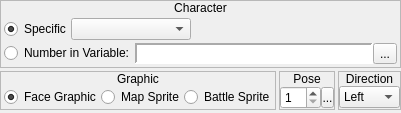
        <widget class="QWidget" name="wCharacter">
         <layout class="QVBoxLayout" name="verticalLayout_25">
          <property name="spacing">
           <number>3</number>
          </property>
          <property name="margin">
           <number>0</number>
          </property>
          <item>
           <widget class="QFrame" name="frame_12">
            <property name="frameShape">
             <enum>QFrame::StyledPanel</enum>
            </property>
            <property name="frameShadow">
             <enum>QFrame::Raised</enum>
            </property>
            <layout class="QVBoxLayout" name="verticalLayout_2">
             <property name="spacing">
              <number>0</number>
             </property>
             <property name="margin">
              <number>0</number>
             </property>
             <item>
              <widget class="QLabel" name="label_2">
               <property name="sizePolicy">
                <sizepolicy hsizetype="Preferred" vsizetype="Fixed">
                 <horstretch>0</horstretch>
                 <verstretch>0</verstretch>
                </sizepolicy>
               </property>
               <property name="text">
                <string>Character</string>
               </property>
               <property name="alignment">
                <set>Qt::AlignCenter</set>
               </property>
              </widget>
             </item>
             <item>
              <widget class="QWidget" name="widget_4" native="true">
               <layout class="QVBoxLayout" name="verticalLayout_9">
                <property name="spacing">
                 <number>3</number>
                </property>
                <property name="margin">
                 <number>3</number>
                </property>
                <item>
                 <widget class="QWidget" name="widget_33" native="true">
                  <layout class="QHBoxLayout" name="horizontalLayout_2">
                   <property name="spacing">
                    <number>0</number>
                   </property>
                   <property name="margin">
                    <number>0</number>
                   </property>
                   <item>
                    <widget class="QRadioButton" name="rbCharacter_Specific">
                     <property name="sizePolicy">
                      <sizepolicy hsizetype="Fixed" vsizetype="Fixed">
                       <horstretch>0</horstretch>
                       <verstretch>0</verstretch>
                      </sizepolicy>
                     </property>
                     <property name="text">
                      <string>Specific</string>
                     </property>
                     <property name="checked">
                      <bool>true</bool>
                     </property>
                    </widget>
                   </item>
                   <item>
                    <widget class="QComboBox" name="cboxCharacter">
                     <property name="minimumSize">
                      <size>
                       <width>120</width>
                       <height>0</height>
                      </size>
                     </property>
                     <property name="maximumSize">
                      <size>
                       <width>120</width>
                       <height>16777215</height>
                      </size>
                     </property>
                    </widget>
                   </item>
                   <item>
                    <spacer name="horizontalSpacer_2">
                     <property name="orientation">
                      <enum>Qt::Horizontal</enum>
                     </property>
                     <property name="sizeHint" stdset="0">
                      <size>
                       <width>40</width>
                       <height>20</height>
                      </size>
                     </property>
                    </spacer>
                   </item>
                  </layout>
                 </widget>
                </item>
                <item>
                 <widget class="QWidget" name="widget_36" native="true">
                  <layout class="QHBoxLayout" name="horizontalLayout_9">
                   <property name="spacing">
                    <number>0</number>
                   </property>
                   <property name="margin">
                    <number>0</number>
                   </property>
                   <item>
                    <widget class="QRadioButton" name="rbCharacter_Variable">
                     <property name="sizePolicy">
                      <sizepolicy hsizetype="Fixed" vsizetype="Fixed">
                       <horstretch>0</horstretch>
                       <verstretch>0</verstretch>
                      </sizepolicy>
                     </property>
                     <property name="text">
                      <string>Number in Variable:</string>
                     </property>
                    </widget>
                   </item>
                   <item>
                    <widget class="QWidget" name="wCharacter_Variable" native="true">
                     <layout class="QHBoxLayout" name="horizontalLayout_12">
                      <property name="spacing">
                       <number>0</number>
                      </property>
                      <property name="margin">
                       <number>0</number>
                      </property>
                      <item>
                       <widget class="QLabel" name="lblCharacter_Variable">
                        <property name="sizePolicy">
                         <sizepolicy hsizetype="Preferred" vsizetype="Preferred">
                          <horstretch>0</horstretch>
                          <verstretch>0</verstretch>
                         </sizepolicy>
                        </property>
                        <property name="minimumSize">
                         <size>
                          <width>150</width>
                          <height>0</height>
                         </size>
                        </property>
                        <property name="font">
                         <font>
                          <family>Monospace</family>
                         </font>
                        </property>
                        <property name="styleSheet">
                         <string notr="true">background-color: palette(base);</string>
                        </property>
                        <property name="frameShape">
                         <enum>QFrame::Panel</enum>
                        </property>
                        <property name="frameShadow">
                         <enum>QFrame::Sunken</enum>
                        </property>
                        <property name="lineWidth">
                         <number>2</number>
                        </property>
                        <property name="text">
                         <string/>
                        </property>
                       </widget>
                      </item>
                      <item>
                       <widget class="QToolButton" name="bCharacter_BrowseVariables">
                        <property name="text">
                         <string>...</string>
                        </property>
                        <property name="icon">
                         <iconset resource="gui_icons.qrc">
                          <normaloff>:/icons/fileopen.png</normaloff>:/icons/fileopen.png</iconset>
                        </property>
                       </widget>
                      </item>
                     </layout>
                    </widget>
                   </item>
                  </layout>
                 </widget>
                </item>
               </layout>
              </widget>
             </item>
            </layout>
           </widget>
          </item>
          <item>
           <widget class="QWidget" name="widget_20" native="true">
            <layout class="QHBoxLayout" name="horizontalLayout_18">
             <property name="spacing">
              <number>3</number>
             </property>
             <property name="margin">
              <number>0</number>
             </property>
             <item>
              <widget class="QFrame" name="frame_22">
               <property name="frameShape">
                <enum>QFrame::StyledPanel</enum>
               </property>
               <property name="frameShadow">
                <enum>QFrame::Raised</enum>
               </property>
               <layout class="QVBoxLayout" name="verticalLayout_34">
                <property name="spacing">
                 <number>0</number>
                </property>
                <property name="margin">
                 <number>0</number>
                </property>
                <item>
                 <widget class="QLabel" name="label_22">
                  <property name="sizePolicy">
                   <sizepolicy hsizetype="Preferred" vsizetype="Fixed">
                    <horstretch>0</horstretch>
                    <verstretch>0</verstretch>
                   </sizepolicy>
                  </property>
                  <property name="text">
                   <string>Graphic</string>
                  </property>
                  <property name="alignment">
                   <set>Qt::AlignCenter</set>
                  </property>
                 </widget>
                </item>
                <item>
                 <widget class="QWidget" name="widget_29" native="true">
                  <layout class="QHBoxLayout" name="horizontalLayout_44">
                   <property name="spacing">
                    <number>0</number>
                   </property>
                   <property name="leftMargin">
                    <number>3</number>
                   </property>
                   <property name="topMargin">
                    <number>0</number>
                   </property>
                   <property name="rightMargin">
                    <number>0</number>
                   </property>
                   <property name="bottomMargin">
                    <number>0</number>
                   </property>
                   <item>
                    <widget class="QRadioButton" name="rbCharacter_FaceGraphic">
                     <property name="sizePolicy">
                      <sizepolicy hsizetype="Fixed" vsizetype="Fixed">
                       <horstretch>0</horstretch>
                       <verstretch>0</verstretch>
                      </sizepolicy>
                     </property>
                     <property name="text">
                      <string>Face Graphic</string>
                     </property>
                     <property name="checked">
                      <bool>true</bool>
                     </property>
                    </widget>
                   </item>
                   <item>
                    <widget class="QRadioButton" name="rbCharacter_MapSprite">
                     <property name="sizePolicy">
                      <sizepolicy hsizetype="Fixed" vsizetype="Fixed">
                       <horstretch>0</horstretch>
                       <verstretch>0</verstretch>
                      </sizepolicy>
                     </property>
                     <property name="text">
                      <string>Map Sprite</string>
                     </property>
                    </widget>
                   </item>
                   <item>
                    <widget class="QRadioButton" name="rbCharacter_BattleSprite">
                     <property name="sizePolicy">
                      <sizepolicy hsizetype="Fixed" vsizetype="Fixed">
                       <horstretch>0</horstretch>
                       <verstretch>0</verstretch>
                      </sizepolicy>
                     </property>
                     <property name="text">
                      <string>Battle Sprite</string>
                     </property>
                    </widget>
                   </item>
                  </layout>
                 </widget>
                </item>
               </layout>
              </widget>
             </item>
             <item>
              <widget class="QFrame" name="frmCharacterPose">
               <property name="sizePolicy">
                <sizepolicy hsizetype="Fixed" vsizetype="Preferred">
                 <horstretch>0</horstretch>
                 <verstretch>0</verstretch>
                </sizepolicy>
               </property>
               <property name="frameShape">
                <enum>QFrame::StyledPanel</enum>
               </property>
               <property name="frameShadow">
                <enum>QFrame::Raised</enum>
               </property>
               <layout class="QVBoxLayout" name="verticalLayout_13">
                <property name="spacing">
                 <number>0</number>
                </property>
                <property name="margin">
                 <number>0</number>
                </property>
                <item>
                 <widget class="QLabel" name="label_9">
                  <property name="sizePolicy">
                   <sizepolicy hsizetype="Preferred" vsizetype="Fixed">
                    <horstretch>0</horstretch>
                    <verstretch>0</verstretch>
                   </sizepolicy>
                  </property>
                  <property name="text">
                   <string>Pose</string>
                  </property>
                  <property name="alignment">
                   <set>Qt::AlignCenter</set>
                  </property>
                 </widget>
                </item>
                <item>
                 <widget class="QWidget" name="widget_23" native="true">
                  <layout class="QHBoxLayout" name="horizontalLayout_20">
                   <property name="spacing">
                    <number>0</number>
                   </property>
                   <property name="margin">
                    <number>0</number>
                   </property>
                   <item>
                    <widget class="QSpinBox" name="sbCharacterPose">
                     <property name="accelerated">
                      <bool>true</bool>
                     </property>
                     <property name="minimum">
                      <number>1</number>
                     </property>
                     <property name="maximum">
                      <number>32</number>
                     </property>
                    </widget>
                   </item>
                   <item>
                    <widget class="SpinBoxSideButton" name="bCharacterPoseSideButton">
                     <property name="minimumSize">
                      <size>
                       <width>13</width>
                       <height>21</height>
                      </size>
                     </property>
                     <property name="maximumSize">
                      <size>
                       <width>13</width>
                       <height>21</height>
                      </size>
                     </property>
                     <property name="text">
                      <string>...</string>
                     </property>
                     <property name="icon">
                      <iconset resource="gui_icons.qrc">
                       <normaloff>:/icons/spinBoxSideButton.png</normaloff>:/icons/spinBoxSideButton.png</iconset>
                     </property>
                     <property name="iconSize">
                      <size>
                       <width>8</width>
                       <height>16</height>
                      </size>
                     </property>
                    </widget>
                   </item>
                  </layout>
                 </widget>
                </item>
               </layout>
              </widget>
             </item>
             <item>
              <widget class="QFrame" name="frmCharacterDirection">
               <property name="sizePolicy">
                <sizepolicy hsizetype="Fixed" vsizetype="Preferred">
                 <horstretch>0</horstretch>
                 <verstretch>0</verstretch>
                </sizepolicy>
               </property>
               <property name="frameShape">
                <enum>QFrame::StyledPanel</enum>
               </property>
               <property name="frameShadow">
                <enum>QFrame::Raised</enum>
               </property>
               <layout class="QVBoxLayout" name="verticalLayout_35">
                <property name="spacing">
                 <number>0</number>
                </property>
                <property name="margin">
                 <number>0</number>
                </property>
                <item>
                 <widget class="QLabel" name="label_10">
                  <property name="sizePolicy">
                   <sizepolicy hsizetype="Preferred" vsizetype="Fixed">
                    <horstretch>0</horstretch>
                    <verstretch>0</verstretch>
                   </sizepolicy>
                  </property>
                  <property name="text">
                   <string>Direction</string>
                  </property>
                  <property name="alignment">
                   <set>Qt::AlignCenter</set>
                  </property>
                 </widget>
                </item>
                <item>
                 <widget class="QWidget" name="widget_24" native="true">
                  <layout class="QHBoxLayout" name="horizontalLayout_21">
                   <property name="spacing">
                    <number>0</number>
                   </property>
                   <property name="margin">
                    <number>0</number>
                   </property>
                   <item>
                    <widget class="QComboBox" name="cboxCharacter_Direction">
                     <item>
                      <property name="text">
                       <string>Left</string>
                      </property>
                     </item>
                     <item>
                      <property name="text">
                       <string>Right</string>
                      </property>
                     </item>
                     <item>
                      <property name="text">
                       <string>Up</string>
                      </property>
                     </item>
                     <item>
                      <property name="text">
                       <string>Down</string>
                      </property>
                     </item>
                    </widget>
                   </item>
                  </layout>
                 </widget>
                </item>
               </layout>
              </widget>
             </item>
            </layout>
           </widget>
          </item>
          <item>
           <widget class="QFrame" name="frame_14">
            <property name="sizePolicy">
             <sizepolicy hsizetype="Preferred" vsizetype="Expanding">
              <horstretch>0</horstretch>
              <verstretch>0</verstretch>
             </sizepolicy>
            </property>
            <property name="frameShape">
             <enum>QFrame::StyledPanel</enum>
            </property>
            <property name="frameShadow">
             <enum>QFrame::Raised</enum>
            </property>
           </widget>
          </item>
         </layout>
        </widget>
